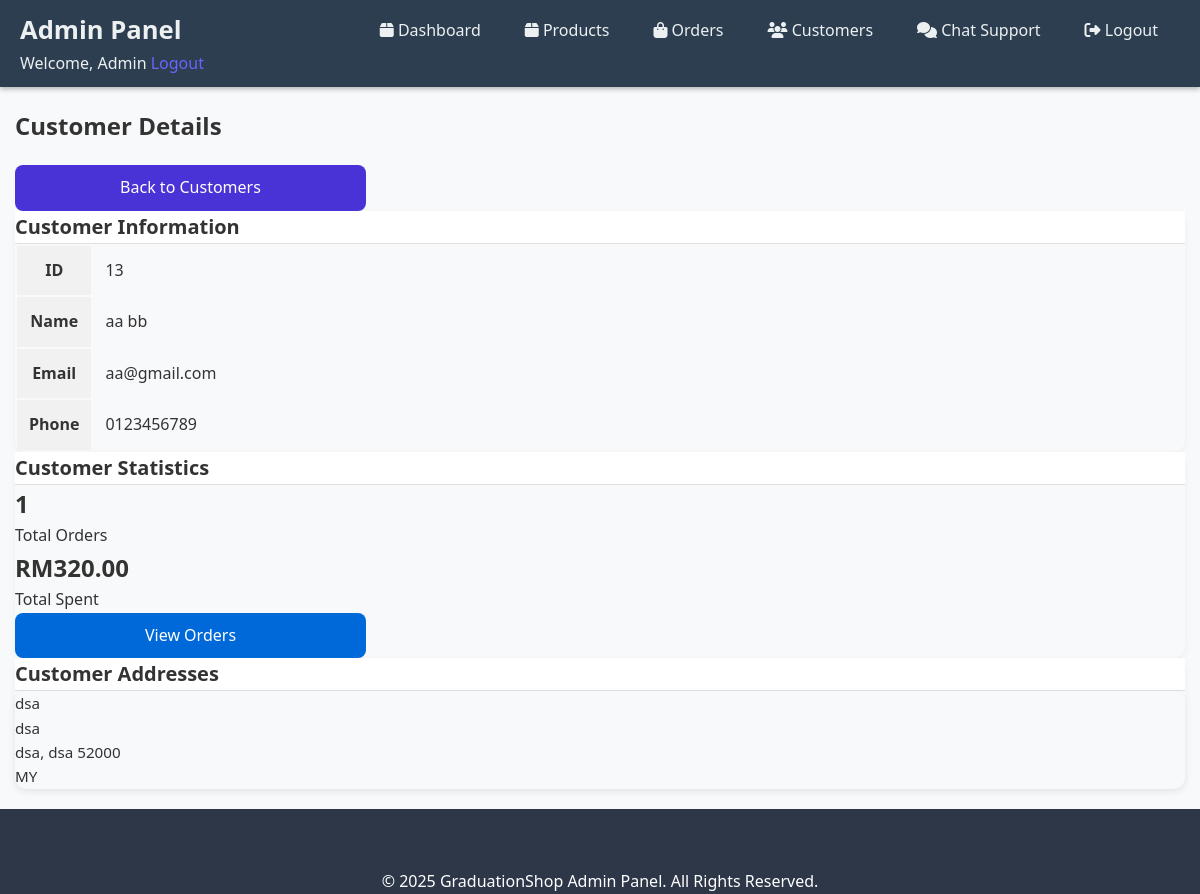
/Flower2/admin_view_customer.php?id=13 (signed in), run on the app's committed database.
### tables this page shows
CREATE TABLE `users` (
  `id` int(5) NOT NULL,
  `first_name` varchar(200) DEFAULT NULL,
  `last_name` varchar(200) DEFAULT NULL,
  `usergmail` varchar(100) DEFAULT NULL,
  `password` varchar(255) NOT NULL,
  `address` varchar(255) DEFAULT NULL,
  `city` varchar(100) DEFAULT NULL,
  `state` varchar(100) DEFAULT NULL,
  `zip` varchar(20) DEFAULT NULL,
  `country` varchar(100) DEFAULT NULL,
  `phone` varchar(20) DEFAULT NULL
);

### Flower2/admin_view_customer.php (the view, shortened to what this page needs)
<?php
include("includes/header.php");
include("includes/db_connect.php");
if(isset($_GET['id']) && is_numeric($_GET['id'])) {
    $customer_id = $_GET['id'];
    $sql = "SELECT * FROM users WHERE id = $customer_id";
    $result = $conn->query($sql);
    if($result->num_rows > 0) {
        $customer = $result->fetch_assoc();
        $address_sql = "SELECT * FROM users WHERE id = $customer_id";
        $address_result = $conn->query($address_sql);
        $addresses = [];
        if($address_result->num_rows > 0) {
            while($row = $address_result->fetch_assoc()) {
                $addresses[] = $row;
            }
        }
        $order_stats = $conn->query("SELECT COUNT(*) as order_count, SUM(amount) as total_spent
        FROM `order` WHERE user_id = $customer_id")->fetch_assoc();
    } else {
        header("Location: admin_customers.php");
        exit();
    }
} else {
    header("Location: admin_customers.php");
    exit();
}
?>
<link rel="stylesheet" href="css/adminViewCustomer.css">
<div class="container mt-4" style="margin-top: 20px;margin-bottom: 20px;">
    <div class="row">
        <div class="col-md-12">
            <h2>Customer Details</h2>
            <a href="admin_customers.php" class="btn btn-secondary mb-3">Back to Customers</a>
            <div class="row">
                <div class="col-md-6 mb-4">
                    <div class="card">
                        <div class="card-header bg-light">
                            <h5 class="card-title mb-0">Customer Information</h5>
                        </div>
                        <div class="card-body">
                            <table class="table">
                                <tr>
                                    <th width="30%">ID</th>
                                    <td><?php echo $customer['id']; ?></td>
                                </tr>
                                <tr>
                                    <th>Name</th>
                                    <td><?php echo htmlspecialchars($customer['first_name'] . ' ' . $customer['last_name']); ?></td>
                                </tr>
                                <tr>
                                    <th>Email</th>
                                    <td><?php echo htmlspecialchars($customer['usergmail']); ?></td>
                                </tr>
                                <tr>
                                    <th>Phone</th>
                                    <td><?php echo htmlspecialchars($customer['phone']); ?></td>
                                </tr>
                            </table>
                        </div>
                    </div>
                </div>
                <div class="col-md-6 mb-4">
                    <div class="card">
                        <div class="card-header bg-light">
                            <h5 class="card-title mb-0">Customer Statistics</h5>
                        </div>
                        <div class="card-body">
                            <div class="row text-center">
                                <div class="col-md-6 mb-3">
                                    <h2 class="text-primary"><?php echo $order_stats['order_count'] ?: 0; ?></h2>
                                    <p class="text-muted">Total Orders</p>
                                </div>
                                <div class="col-md-6 mb-3">
                                    <h2 class="text-success">RM<?php echo number_format($order_stats['total_spent'] ?: 0, 2); ?></h2>
                                    <p class="text-muted">Total Spent</p>
                                </div>
                            </div>
                            <div class="mt-3">
                                <a href="admin_view_order.php?id=<?php echo $customer_id; ?>" class="btn btn-primary">View Orders</a>
                            </div>
                        </div>
                    </div>
                </div>
                <div class="col-md-12">
                    <div class="card">
                        <div class="card-header bg-light">
                            <h5 class="card-title mb-0">Customer Addresses</h5>
                        </div>
                        <div class="card-body">
                            <?php if(count($addresses) > 0): ?>
                                <?php foreach($addresses as $address): ?>
                                    <div class="card mb-3">
                                        <div class="card-body">
                                            <p class="card-text">
                                                <?php echo htmlspecialchars($address['address']); ?><br>
                                                <?php if(!empty($address['address'])): echo htmlspecialchars($address['address']) . '<br>'; endif; ?>
                                                <?php echo htmlspecialchars($address['city'] . ', ' . $address['state'] . ' ' . $address['zip']); ?><br>
                                                <?php echo htmlspecialchars($address['country']); ?>
                                            </p>
                                        </div>
                                    </div>
                                <?php endforeach; ?>
                            <?php else: ?>
                                <p class="text-muted">No addresses found for this customer.</p>
                            <?php endif; ?>
                        </div>
                    </div>
                </div>
            </div>
        </div>
    </div>
</div>
<?php
include("includes/footer.php");
?>

### Flower2/css/styles.css (style rules this page uses)
:root { --primary-color: #6C63FF; --secondary-color: #FF6584; --dark-color: #2D3748; --light-color: #F7FAFC; --success-color: #48BB78; --error-color: #F56565; --text-color: #4A5568; --border-color: #E2E8F0; --grad-gold: #D4AF37; --grad-silver: #C0C0C0; }
* { margin: 0; padding: 0; box-sizing: border-box; }
body { font-family: 'Segoe UI', Tahoma, Geneva, Verdana, sans-serif; line-height: 1.6; color: var(--text-color); background-color: #F8F9FA; }
.container { width: 100%; max-width: 1200px; margin: 0 auto; padding: 0 15px; }
a { text-decoration: none; color: var(--primary-color); transition: color 0.3s; }
.btn-primary, .btn-secondary { display: inline-block; padding: 12px 24px; border-radius: 4px; font-weight: 600; text-align: center; transition: all 0.3s; border: none; font-size: 16px; }
.btn-primary { background-color: var(--primary-color); color: white; }
.btn-secondary { background-color: white; color: var(--primary-color); border: 2px solid var(--primary-color); }
.btn { padding: 10px 20px; background-color: #4933d6; color: white; border: none; border-radius: 8px; cursor: pointer; width: 100%; }

### Flower2/css/admin.css (style rules this page uses)
body { font-family: 'Poppins', sans-serif; background-color: #f5f7fa; margin: 0; padding: 0; }
.btn-primary { background-color: #007bff; }

### Flower2/css/adminViewCustomer.css (style rules this page uses)
body { background-color: #f8f9fa; font-family: 'Segoe UI', Tahoma, Geneva, Verdana, sans-serif; color: #333; }
.card { border-radius: 12px; box-shadow: 0 2px 8px rgba(0, 0, 0, 0.05); transition: all 0.2s ease-in-out; }
.card-header { background-color: #ffffff; border-bottom: 1px solid #e0e0e0; }
.card-title { font-size: 1.25rem; font-weight: 600; }
.btn { border-radius: 8px; font-weight: 500; }
.btn-primary { max-width: 30%; background-color: #0069d9; border-color: #0062cc; }
.btn-secondary { max-width: 30%; margin-top: 20px; border-color: #6c757d; }
.card .card-text { font-size: 0.95rem; line-height: 1.6; }
.table th { font-weight: 600; background-color: #f1f1f1; }
.table td, .table th { padding: 0.75rem; vertical-align: middle; }

### data on the page
users: id "13", first_name+last_name "aa bb", usergmail "aa@gmail.com", phone "0123456789", address "dsa", city+state+zip "dsa, dsa 52000", country "MY"

### other printed values
$order_stats['order_count'] ?: 0 "1"
$order_stats['total_spent'] ?: 0 "320.00"
